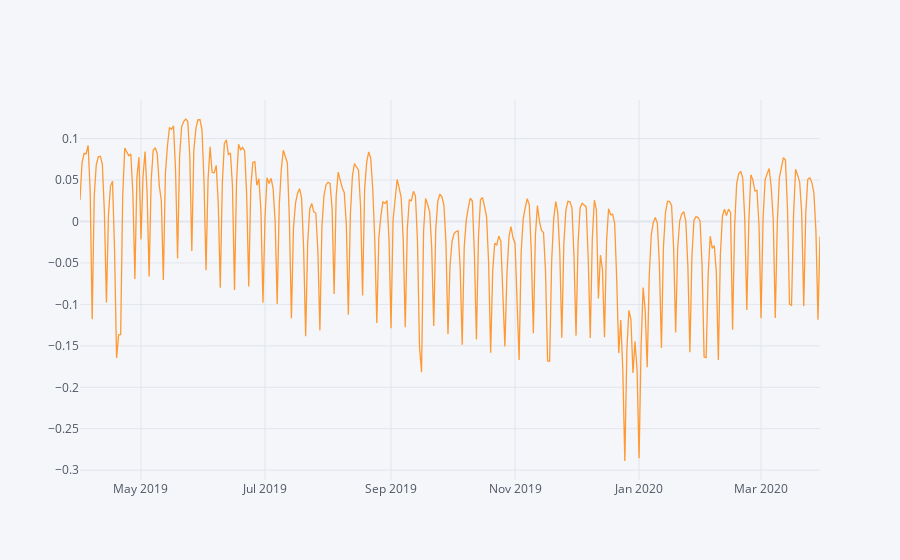

Notebook cell for this chart:
### Code cell
pd.DataFrame(y_residual_pred, index = y_test1.index).iplot()

### Figure 1 — Plotly figure (JSON) as saved in the notebook; plotly's stock layout.template omitted (floating-point values rounded to 4 significant figures; data arrays with more than 128 entries replaced by an {"elided": "..."} marker saying what was removed)
{"data": [{"line": {"color": "rgba(255, 153, 51, 1.0)", "dash": "solid", "shape": "linear", "width": 1.3}, "mode": "lines", "name": "0", "text": "", "type": "scatter", "x": {"elided": "365 str values"}, "y": {"elided": "365 float values"}}], "layout": {"legend": {"bgcolor": "#F5F6F9", "font": {"color": "#4D5663"}}, "paper_bgcolor": "#F5F6F9", "plot_bgcolor": "#F5F6F9", "title": {"font": {"color": "#4D5663"}}, "xaxis": {"gridcolor": "#E1E5ED", "showgrid": true, "tickfont": {"color": "#4D5663"}, "title": {"font": {"color": "#4D5663"}, "text": ""}, "zerolinecolor": "#E1E5ED"}, "yaxis": {"gridcolor": "#E1E5ED", "showgrid": true, "tickfont": {"color": "#4D5663"}, "title": {"font": {"color": "#4D5663"}, "text": ""}, "zerolinecolor": "#E1E5ED"}}}
